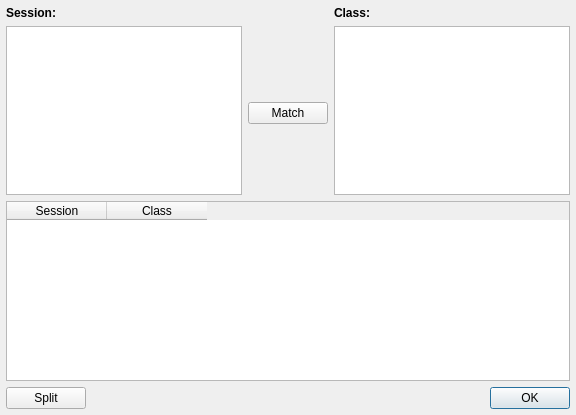
<ui version="4.0" >
 <author>Michal Tomlein</author>
 <class>SessionWizard</class>
 <widget class="QDialog" name="SessionWizard" >
  <property name="geometry" >
   <rect>
    <x>0</x>
    <y>0</y>
    <width>576</width>
    <height>415</height>
   </rect>
  </property>
  <property name="windowTitle" >
   <string>Add session - iTestServer</string>
  </property>
  <property name="windowIcon" >
   <iconset resource="resources.qrc" >:/images/images/class-add32.png</iconset>
  </property>
  <layout class="QGridLayout" >
   <property name="leftMargin" >
    <number>6</number>
   </property>
   <property name="topMargin" >
    <number>6</number>
   </property>
   <property name="rightMargin" >
    <number>6</number>
   </property>
   <property name="bottomMargin" >
    <number>6</number>
   </property>
   <item row="0" column="0" colspan="2" >
    <layout class="QHBoxLayout" >
     <item>
      <widget class="QLabel" name="lblSession" >
       <property name="sizePolicy" >
        <sizepolicy vsizetype="Preferred" hsizetype="Maximum" >
         <horstretch>0</horstretch>
         <verstretch>0</verstretch>
        </sizepolicy>
       </property>
       <property name="text" >
        <string>&lt;b>Session:&lt;/b></string>
       </property>
      </widget>
     </item>
     <item>
      <widget class="QLabel" name="lblSessionName" />
     </item>
    </layout>
   </item>
   <item row="0" column="3" >
    <layout class="QHBoxLayout" >
     <item>
      <widget class="QLabel" name="lblClass" >
       <property name="sizePolicy" >
        <sizepolicy vsizetype="Preferred" hsizetype="Maximum" >
         <horstretch>0</horstretch>
         <verstretch>0</verstretch>
        </sizepolicy>
       </property>
       <property name="text" >
        <string>&lt;b>Class:&lt;/b></string>
       </property>
      </widget>
     </item>
     <item>
      <widget class="QLabel" name="lblClassName" />
     </item>
    </layout>
   </item>
   <item rowspan="3" row="1" column="0" colspan="2" >
    <widget class="QListWidget" name="lwSessionStudents" >
     <property name="sortingEnabled" >
      <bool>true</bool>
     </property>
    </widget>
   </item>
   <item row="1" column="2" >
    <spacer>
     <property name="orientation" >
      <enum>Qt::Vertical</enum>
     </property>
     <property name="sizeHint" >
      <size>
       <width>20</width>
       <height>40</height>
      </size>
     </property>
    </spacer>
   </item>
   <item rowspan="3" row="1" column="3" >
    <widget class="QListWidget" name="lwClassStudents" >
     <property name="sortingEnabled" >
      <bool>true</bool>
     </property>
    </widget>
   </item>
   <item row="2" column="2" >
    <widget class="QPushButton" name="btnMatch" >
     <property name="text" >
      <string>Match</string>
     </property>
    </widget>
   </item>
   <item row="3" column="2" >
    <spacer>
     <property name="orientation" >
      <enum>Qt::Vertical</enum>
     </property>
     <property name="sizeHint" >
      <size>
       <width>20</width>
       <height>40</height>
      </size>
     </property>
    </spacer>
   </item>
   <item row="4" column="0" colspan="4" >
    <widget class="QTableWidget" name="twMatchedPairs" >
     <column>
      <property name="text" >
       <string>Session</string>
      </property>
     </column>
     <column>
      <property name="text" >
       <string>Class</string>
      </property>
     </column>
    </widget>
   </item>
   <item row="5" column="0" >
    <widget class="QPushButton" name="btnSplit" >
     <property name="text" >
      <string>Split</string>
     </property>
    </widget>
   </item>
   <item row="5" column="1" >
    <spacer>
     <property name="orientation" >
      <enum>Qt::Horizontal</enum>
     </property>
     <property name="sizeHint" >
      <size>
       <width>40</width>
       <height>20</height>
      </size>
     </property>
    </spacer>
   </item>
   <item row="5" column="2" colspan="2" >
    <widget class="QDialogButtonBox" name="btnbxButtons" >
     <property name="standardButtons" >
      <set>QDialogButtonBox::Ok</set>
     </property>
    </widget>
   </item>
  </layout>
 </widget>
 <includes/>
 <resources>
  <include location="resources.qrc" />
 </resources>
 <connections>
  <connection>
   <sender>btnbxButtons</sender>
   <signal>accepted()</signal>
   <receiver>SessionWizard</receiver>
   <slot>accept()</slot>
   <hints>
    <hint type="sourcelabel" >
     <x>440</x>
     <y>393</y>
    </hint>
    <hint type="destinationlabel" >
     <x>477</x>
     <y>335</y>
    </hint>
   </hints>
  </connection>
  <connection>
   <sender>btnbxButtons</sender>
   <signal>rejected()</signal>
   <receiver>SessionWizard</receiver>
   <slot>reject()</slot>
   <hints>
    <hint type="sourcelabel" >
     <x>532</x>
     <y>391</y>
    </hint>
    <hint type="destinationlabel" >
     <x>548</x>
     <y>361</y>
    </hint>
   </hints>
  </connection>
 </connections>
</ui>
